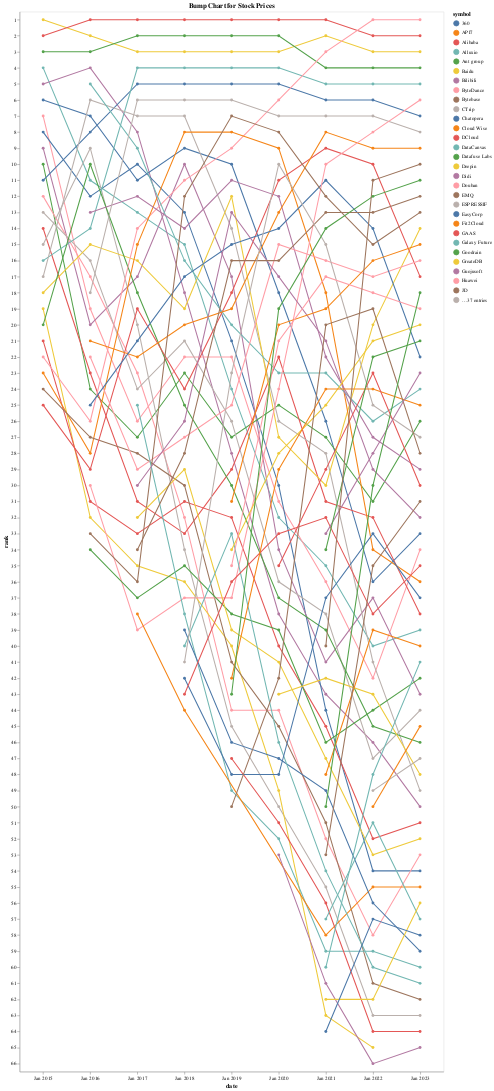

Source (notebook cell):
### Code cell
import altair as alt

alt.Chart(chinese_bump_chart_df).mark_line(point=True).encode(
    x=alt.X("date:O").timeUnit("yearmonth").title("date"),
    y="rank:O",
    color=alt.Color("symbol:N"),
).transform_window(
    rank="rank()", sort=[alt.SortField("price", order="descending")], groupby=["date"]
).properties(
    title="Bump Chart for Stock Prices",
    width=800,
    height=2000,
)

### Figure 1 — Vega-Lite specification as saved in the notebook (floating-point values rounded to 4 significant figures; data arrays with more than 128 entries replaced by an {"elided": "..."} marker saying what was removed)
{"config": {"view": {"continuousWidth": 300, "continuousHeight": 300}}, "data": {"name": "data-faa79e80f20d75c21c559a9bf6ddd0cf"}, "mark": {"type": "line", "point": true}, "encoding": {"color": {"field": "symbol", "type": "nominal"}, "x": {"field": "date", "timeUnit": "yearmonth", "title": "date", "type": "ordinal"}, "y": {"field": "rank", "type": "ordinal"}}, "height": 2000, "title": "Bump Chart for Stock Prices", "transform": [{"window": [{"op": "rank", "field": "", "as": "rank"}], "groupby": ["date"], "sort": [{"field": "price", "order": "descending"}]}], "width": 800, "$schema": "https://vega.github.io/schema/vega-lite/v5.16.3.json", "datasets": {"data-faa79e80f20d75c21c559a9bf6ddd0cf": {"elided": "440 records"}}}
